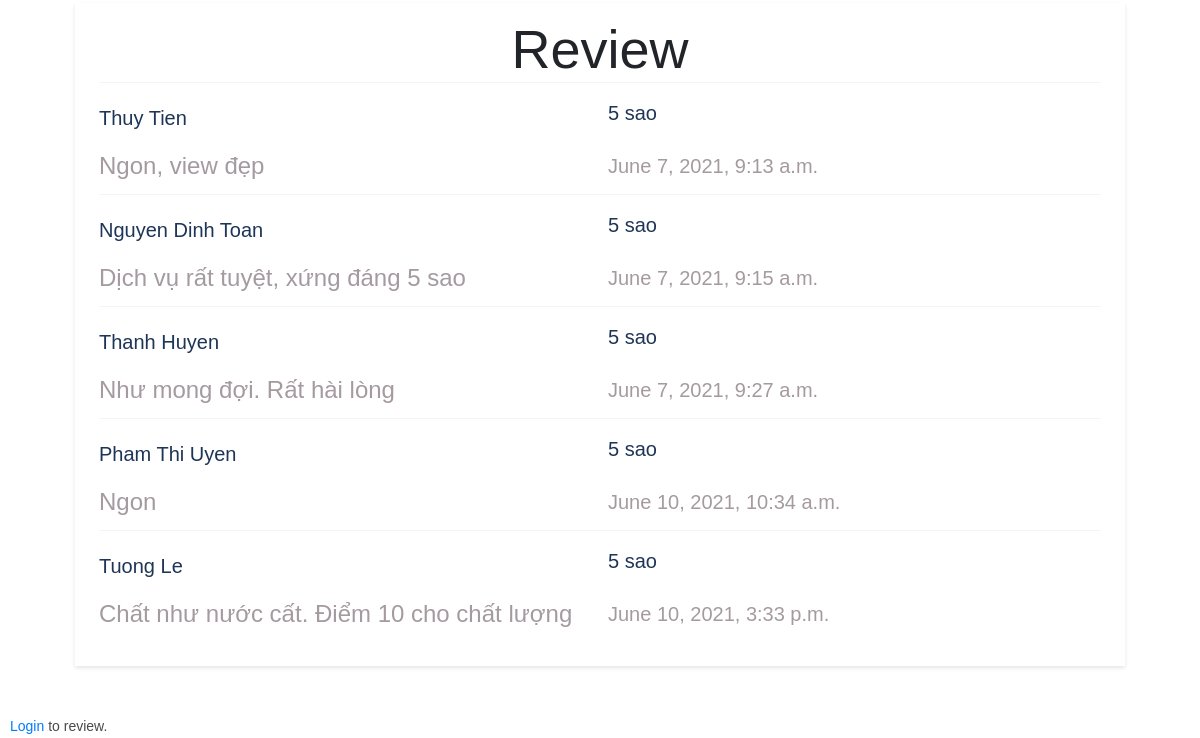
/reviews/4/ (lower part), run on an earlier commit of the app's database.
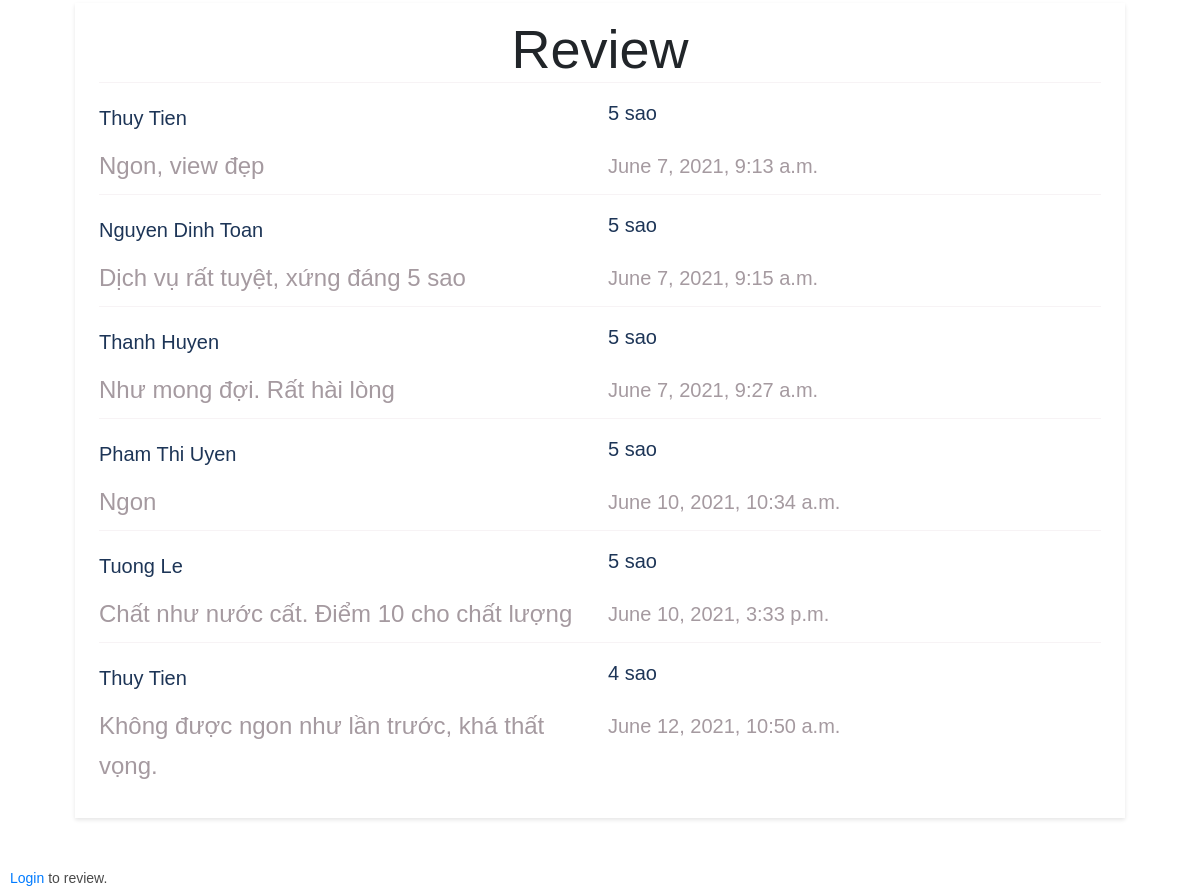
And on a later commit of the database.
### reviews/models.py (models this page shows)
class Review(models.Model):
    author = models.ForeignKey(User, on_delete=models.CASCADE)
    coffee_bar = models.ForeignKey(CoffeeBar, on_delete=models.CASCADE)
    vote = models.PositiveIntegerField(default=5)
    description = models.TextField(null=True)
    created_at = models.DateTimeField(auto_now_add=True)

### reviews/views.py (the view)
# urls.py: path('<int:coffee_bar_id>/', coffee_bars_detail, name='detail'),
def coffee_bars_detail(request, coffee_bar_id):
    coffee_bar = get_object_or_404(CoffeeBar, pk=coffee_bar_id)
    reviews = Review.objects.filter(coffee_bar__id=coffee_bar_id)
    if request.method == 'POST':
        form = ReviewForm(request.POST)
        if form.is_valid():
            description = form.cleaned_data['description']
            rating = form.cleaned_data['rating']
            r = Review(author=request.user, coffee_bar=coffee_bar, vote=rating, description=description)
            r.save()
            count = 0
            voted = 0
            for review in reviews:
                voted += review.vote
                count += 1
            coffee_bar.avg_vote = round((voted / count), 1)
            coffee_bar.save()
    else:
        form = ReviewForm()
    context = {
        'coffee_bar': coffee_bar,
        'reviews': reviews,
        "auth": request.user,
        "form": form
    }
    return render(request, 'reviews/coffee_bars_detail.html', context)

### reviews/templates/reviews/coffee_bars_detail.html (shortened to what this page needs)
{% load static %}
{% block head %}
    <link rel="stylesheet" type="text/css" href="{% static 'reviews/style.css' %}">
    <link href="{% static 'reviews/vendor/bootstrap/css/bootstrap.min.css' %}" rel="stylesheet">
    <link rel="stylesheet" href="{% static 'reviews/assets/css/fontawesome.css' %}">
    <link rel="stylesheet" href="{% static 'reviews/assets/css/templatemo-sixteen.css' %}">
    <link rel="stylesheet" href="assets/css/owl.css">
{% endblock head %}
{% block content %}
<div id="review_id" class="shadow-2xl bg-white rounded-md mb-5 px-4 py-4">
	<h1 class="text-black font-bold">Review</h1>
		{% if reviews %}
			{% for review in reviews %}
				<div class="item">
					<label class="user-name" for="review{{ forloop.counter }}">{{ review.author.last_name }} {{ review.author.first_name }}</label>
					<label class="vote" for="review{{ forloop.counter }}">{{ review.vote }} sao</label>
					<label class="description" for="review{{ forloop.counter }}">{{ review.description }}</label>
					<label class="time" for="review{{ forloop.counter }}">{{ review.created_at }}</label>
				</div>
			{% endfor %}
		{% else %}
        	<p>There aren't any review.</p>
    {% endif %}
</div>
 {% if auth.is_authenticated %}
<div id="vote_id" class="shadow-2xl bg-white rounded-md mb-5 px-4 py-4">
<h1 class="text-black font-bold">Vote</h1>
	{% if error_message %}<p><strong>{{ error_message }}</strong></p>{% endif %}
	<form method="post">
        {% csrf_token %}
        {% if form.errors %}
            <div class="notification is-danger">
                <ul>
                    {% for key, value in form.errors.items %}
                        <li>
                            {{ value }}
                        </li>
                    {% endfor %}
                </ul>
            </div>
        {% endif %}
        {% for field in form %}
            <div>
                <label>
                    {{ field.label_tag }}
                </label>
                <div >
                    {{ field }}
                </div>
                {% if field.help_text %}
                    <p>{{ field.help_text }}</p>
                {% endif %}
                {% for error in field.errors %}
                    <p>{{ error }}</p>
                {% endfor %}
            </div>
            <br>
        {% endfor %}
        <div>
            <div>
                <button class="btn" type="submit">Send review</button>
            </div>
        </div>
    </form>
</div>
{% else %}
<p><a href="{% url 'reviews:login' %}">Login</a> to review.
</p>
{% endif %}
{% endblock content %}

What changed in the data, as far as the page shows it:
added Review: author.last_name "Thuy", author.first_name "Tien", vote "4", description "Không được ngon như lần trước, khá thất vọng.", created_at "June 12, 2021, 10:50 a.m."
